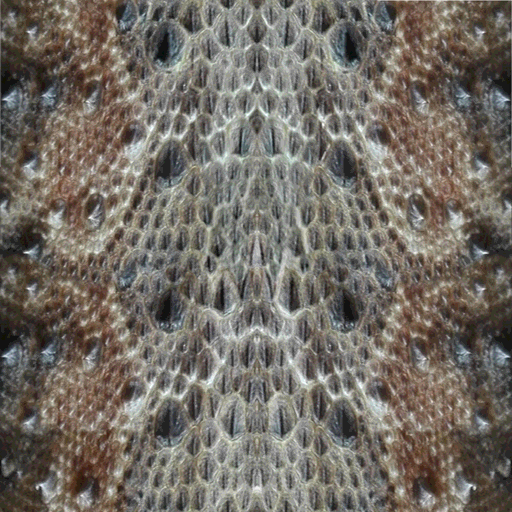
#> input picture art/leviathan/source/lizard_skin_CC0_RooMan93.png, 512 x 512 px
$ python prep_hide.py
#> lines starting #> are read from the running program, lines starting #| are printed output that depends on the picture
"""Turns the CC0 reptile skin (art/leviathan/source, RooMan93 on OpenGameArt) into the Leviathan's hide: grey scales
deepened to near-black with a cold blue sheen, scaled down so a scale is a few texels. Writes raw RGBA for build.js
(tools/leviathan/hide_rgba.bin: 128 x 192 - top, side and belly bands of 64 rows each).

    python tools/leviathan/prep_hide.py
"""
from pathlib import Path

from PIL import Image, ImageEnhance, ImageOps

HERE = Path(__file__).resolve().parent
src = Image.open(HERE.parent.parent / "art/leviathan/source/lizard_skin_CC0_RooMan93.png").convert("RGB")
grey = ImageOps.grayscale(src)
grey = ImageEnhance.Contrast(grey).enhance(1.6)
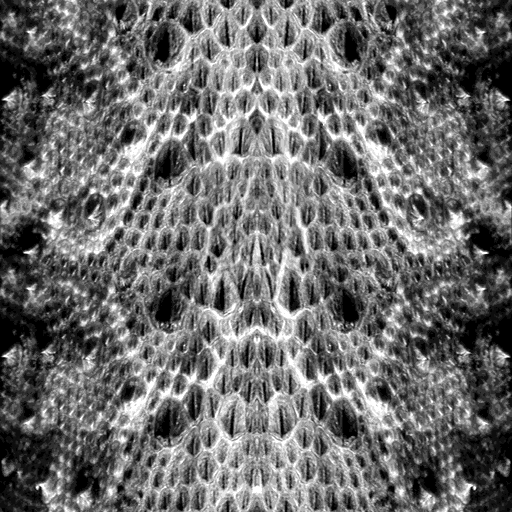
#> grey: PIL image 512x512 L; min 0, max 255, mean 108.4


def band(img, size, lo, hi, tint):
#> called with size = (128, 64), lo = 8, hi = 62, tint = (0.9, 0.95, 1.15)
    small = img.resize(size, Image.LANCZOS)
    out = Image.new("RGBA", size)
#> out: PIL image 128x64 RGBA; every value is 0
    px, sp = out.load(), small.load()
    for y in range(size[1]):
        for x in range(size[0]):
            v = sp[x, y] / 255
            k = lo + (hi - lo) * v ** 1.5
            out.putpixel((x, y), (int(k * tint[0]), int(k * tint[1]), int(k * tint[2]), 255))
    return out


top = band(grey.crop((0, 0, 512, 256)), (128, 64), 8, 62, (0.9, 0.95, 1.15))
side = band(grey.crop((0, 256, 512, 512)), (128, 64), 10, 66, (0.9, 0.95, 1.15))
#> call 2 of band, with size = (128, 64), lo = 10, hi = 66, tint = (0.9, 0.95, 1.15)
#> in band (call 2), `small = img.resize(size, Image.LANCZOS)`:
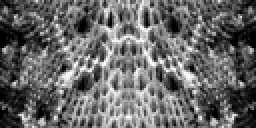
#> small: PIL image 128x64 L (shown 2 times larger); min 0, max 255, mean 104
#> after the loop in band (call 2), `for y in range(size[1]):`:
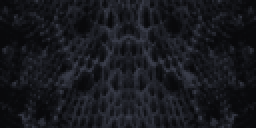
#> out: PIL image 128x64 RGBA (shown 2 times larger); mean R, G, B, A 23.3, 24.5, 29.8, 255
belly = band(grey.crop((128, 0, 384, 128)), (128, 64), 24, 80, (0.85, 0.9, 1.05))
#> call 3 of band, with size = (128, 64), lo = 24, hi = 80, tint = (0.85, 0.9, 1.05)
#> in band (call 3), `small = img.resize(size, Image.LANCZOS)`:
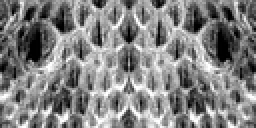
#> small: PIL image 128x64 L (shown 2 times larger); min 0, max 255, mean 130
#> after the loop in band (call 3), `for y in range(size[1]):`:
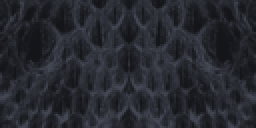
#> out: PIL image 128x64 RGBA (shown 2 times larger); mean R, G, B, A 38.6, 40.9, 47.8, 255
atlas = Image.new("RGBA", (128, 192))
#> atlas: PIL image 128x192 RGBA; every value is 0
atlas.paste(top, (0, 0))
atlas.paste(side, (0, 64))
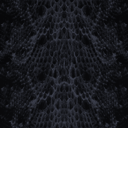
#> atlas: PIL image 128x192 RGBA; mean R, G, B, A 15.3, 16.1, 19.6, 170; transparent parts drawn white
atlas.paste(belly, (0, 128))
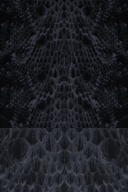
#> atlas: PIL image 128x192 RGBA; mean R, G, B, A 28.1, 29.8, 35.5, 255
(HERE / "hide_rgba.bin").write_bytes(atlas.tobytes())
atlas.resize((512, 768), Image.NEAREST).save(HERE.parent.parent / "art/leviathan/hide_preview.png")
